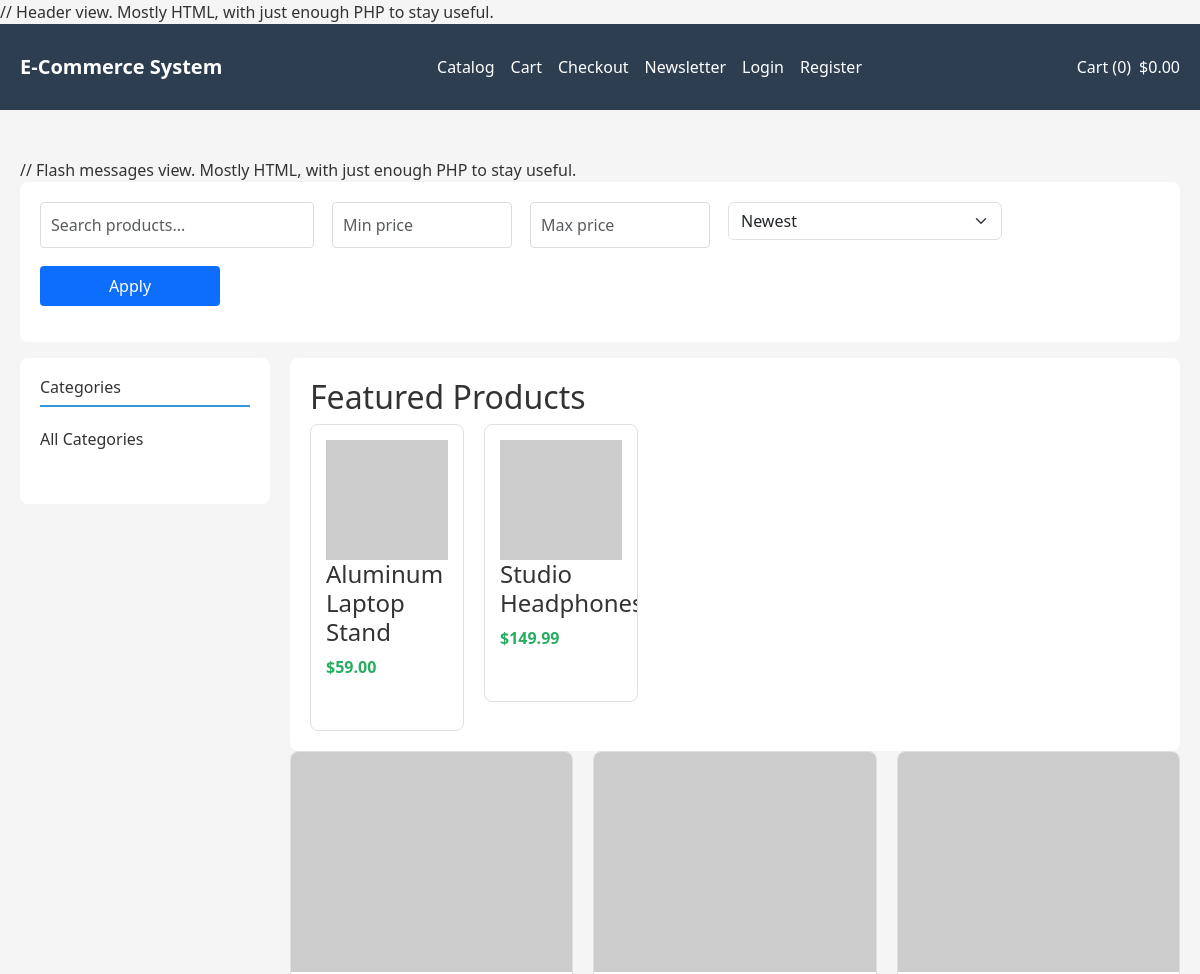
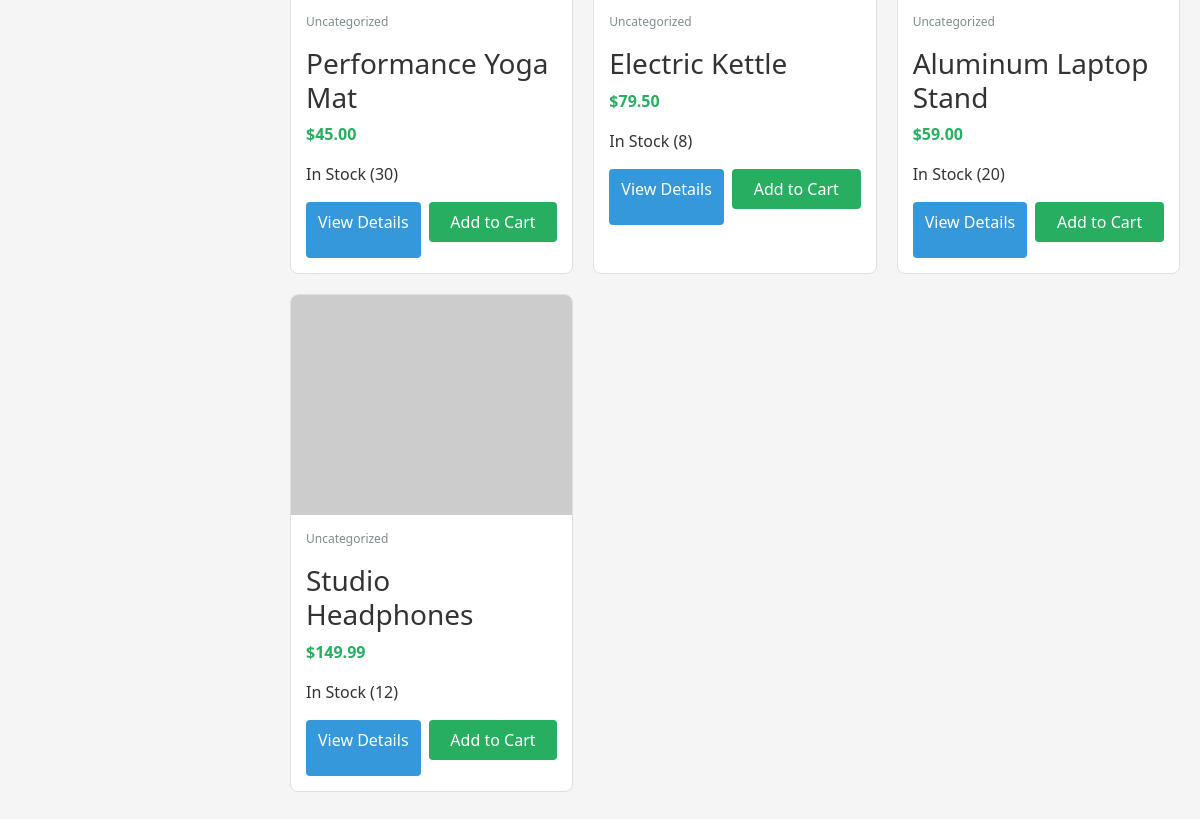
/e-commerce_system/public/products/catalog.php, run on the app's committed database (2 pictures, top to bottom).
### tables this page shows
CREATE TABLE IF NOT EXISTS products (
    product_id INT UNSIGNED AUTO_INCREMENT PRIMARY KEY,
    category_id INT UNSIGNED NULL,
    subcategory_id INT UNSIGNED NULL,
    sku VARCHAR(80) NOT NULL UNIQUE,
    product_name VARCHAR(190) NOT NULL,
    slug VARCHAR(190) NOT NULL UNIQUE,
    description TEXT NULL,
    price DECIMAL(10, 2) NOT NULL,
    compare_at_price DECIMAL(10, 2) NULL,
    stock_quantity INT NOT NULL DEFAULT 0,
    low_stock_threshold INT NOT NULL DEFAULT 5,
    image_url VARCHAR(255) NULL,
    featured TINYINT(1) NOT NULL DEFAULT 0,
    is_active TINYINT(1) NOT NULL DEFAULT 1,
    created_at TIMESTAMP DEFAULT CURRENT_TIMESTAMP,
    updated_at TIMESTAMP DEFAULT CURRENT_TIMESTAMP ON UPDATE CURRENT_TIMESTAMP,
    CONSTRAINT fk_products_category FOREIGN KEY (category_id) REFERENCES categories(category_id) ON DELETE SET NULL,
    CONSTRAINT fk_products_subcategory FOREIGN KEY (subcategory_id) REFERENCES subcategories(subcategory_id) ON DELETE SET NULL,
    INDEX idx_products_name (product_name),
    INDEX idx_products_sku (sku),
    INDEX idx_products_price (price),
    FULLTEXT INDEX ft_products_search (product_name, description, sku)
);

### e-commerce_system/public/products/catalog.php (called while the page is built, shortened)
<?php
require dirname(__DIR__, 2) . '/includes/bootstrap.php';
extract($productController->catalog(), EXTR_SKIP);
		?>
		<?php
require $rootPath . '/templates/products/catalog.php';

### e-commerce_system/includes/helpers.php (called while the page is built, shortened)
<?php
function app_config(string $key, mixed $default = null): mixed
{
    return $GLOBALS['app_config'][$key] ?? $default;
}
function base_url(string $path = ''): string
{
    $baseUrl = rtrim((string) app_config('base_url', ''), '/');
    $suffix = ltrim($path, '/');
    return $suffix === '' ? $baseUrl : $baseUrl . '/' . $suffix;
}
function e(?string $value): string
{
    return htmlspecialchars((string) $value, ENT_QUOTES, 'UTF-8');
}
function money(float $amount): string
{
    return (string) app_config('currency_symbol', '$') . number_format($amount, 2);
}

### e-commerce_system/models/Product.php (called while the page is built, shortened)
<?php
final class Product
{
    public function getCatalogData(array $filters, int $page, int $itemsPerPage): array
    {
        $page = max(1, $page);
        $offset = ($page - 1) * $itemsPerPage;
        $filters = array_merge([
            'category' => '',
            'subcategory' => '',
            'search' => '',
            'min_price' => '',
            'max_price' => '',
            'sort' => 'newest',
        ], $filters);
        $cacheKey = 'catalog_' . md5(json_encode([$filters, $page, $itemsPerPage]));
        $cached = $_SESSION['catalog_cache'][$cacheKey] ?? null;
        $conditions = [];
        $types = '';
        $params = [];
        $conditions[] = 'p.is_active = 1';
        $whereClause = ' WHERE ' . implode(' AND ', $conditions);
        $joins = ' FROM products p LEFT JOIN categories c ON p.category_id = c.category_id LEFT JOIN subcategories sc ON p.subcategory_id = sc.subcategory_id';
        $sortSql = match ((string) $filters['sort']) {
            'price_asc' => 'p.price ASC',
            'price_desc' => 'p.price DESC',
            'popularity' => 'popularity_score DESC, p.product_id DESC',
            default => 'p.product_id DESC',
        };
        $countStatement = $this->connection->prepare('SELECT COUNT(*) AS total' . $joins . $whereClause);
        $countStatement->execute();
        $countResult = $countStatement->get_result();
        $totalProducts = (int) ($countResult->fetch_assoc()['total'] ?? 0);
        $featuredStatement = $this->connection->prepare('SELECT p.*, c.category_name FROM products p LEFT JOIN categories c ON p.category_id = c.category_id WHERE p.featured = 1 AND p.is_active = 1 ORDER BY p.product_id DESC LIMIT 5');
        $featuredStatement->execute();
        $featuredProducts = $featuredStatement->get_result()->fetch_all(MYSQLI_ASSOC);
        $categoriesStatement = $this->connection->prepare('SELECT DISTINCT c.category_id, c.category_name FROM categories c JOIN products p ON c.category_id = p.category_id WHERE p.is_active = 1 ORDER BY c.category_name');
        $categoriesStatement->execute();
        $categories = $categoriesStatement->get_result()->fetch_all(MYSQLI_ASSOC);
        $productQuery = 'SELECT p.*, c.category_name, sc.subcategory_name, COALESCE((SELECT SUM(oi.quantity) FROM order_items oi WHERE oi.product_id = p.product_id), 0) AS popularity_score' . $joins . $whereClause . ' ORDER BY ' . $sortSql . ' LIMIT ? OFFSET ?';
        $productStatement = $this->connection->prepare($productQuery);
        $productTypes = $types . 'ii';
        $productParams = [...$params, $itemsPerPage, $offset];
        $productStatement->bind_param($productTypes, ...$productParams);
        $productStatement->execute();
        $products = $productStatement->get_result()->fetch_all(MYSQLI_ASSOC);
        $payload = [
            'filters' => $filters,
            'products' => $products,
            'featuredProducts' => $featuredProducts,
            'categories' => $categories,
            'currentPage' => $page,
            'itemsPerPage' => $itemsPerPage,
            'totalProducts' => $totalProducts,
            'totalPages' => (int) ceil($totalProducts / $itemsPerPage),
        ];
        return $payload;
    }
}

### e-commerce_system/controllers/ProductController.php (called while the page is built, shortened)
<?php
final class ProductController
{
    public function catalog(): array
    {
        $filters = $this->searchController->filters($_GET);
        $page = max(1, (int) ($_GET['page'] ?? 1));
        $catalog = $this->productModel->getCatalogData($filters, $page, 12);
        $catalog['cartSummary'] = $this->cartService->getDetailedCart();
        return $catalog;
    }
}

### e-commerce_system/services/SearchService.php (called while the page is built, shortened)
<?php
final class SearchService
{
    public function normalize(array $input): array
    {
        return [
            'category' => trim((string) ($input['category'] ?? '')),
            'subcategory' => trim((string) ($input['subcategory'] ?? '')),
            'search' => trim((string) ($input['search'] ?? '')),
            'min_price' => trim((string) ($input['min_price'] ?? '')),
            'max_price' => trim((string) ($input['max_price'] ?? '')),
            'sort' => in_array((string) ($input['sort'] ?? 'newest'), ['newest', 'price_asc', 'price_desc', 'popularity'], true)
                ? (string) $input['sort']
                : 'newest',
        ];
    }
}

### e-commerce_system/controllers/SearchController.php (called while the page is built, shortened)
<?php
final class SearchController
{
	public function filters(array $input): array
	{
		return $this->searchService->normalize($input);
	}
}

### e-commerce_system/templates/products/catalog.php (the view, shortened to what this page needs)
<?php
require $rootPath . '/templates/partials/header.php';
?>
<section class="search-bar mb-3">
    <form method="GET" id="catalogFilterForm" action="<?= e(base_url('products/catalog.php')); ?>" class="row g-2">
        <div class="col-md-3"><input class="form-control" type="text" name="search" placeholder="Search products..." value="<?= e($filters['search']); ?>"></div>
        <div class="col-md-2"><input class="form-control" type="number" step="0.01" min="0" name="min_price" placeholder="Min price" value="<?= e($filters['min_price'] ?? ''); ?>"></div>
        <div class="col-md-2"><input class="form-control" type="number" step="0.01" min="0" name="max_price" placeholder="Max price" value="<?= e($filters['max_price'] ?? ''); ?>"></div>
        <div class="col-md-3">
            <select class="form-select" name="sort">
                <option value="newest" <?= ($filters['sort'] ?? 'newest') === 'newest' ? 'selected' : ''; ?>>Newest</option>
            </select>
        </div>
        <div class="col-md-2"><button class="btn btn-primary w-100" type="submit">Apply</button></div>
    </form>
</section>
<div class="catalog-wrapper">
    <aside class="sidebar">
        <div class="sidebar-section">
            <h3>Categories</h3>
            <div class="category-item"><a href="<?= e(base_url('products/catalog.php')); ?>">All Categories</a></div>
        </div>
    </aside>
    <section class="main-content" id="catalogResults">
        <?php if ($featuredProducts !== []): ?>
            <section class="featured-section">
                <h2>Featured Products</h2>
                <div class="featured-products">
                    <?php foreach ($featuredProducts as $featuredProduct): ?>
                        <a class="featured-link" href="<?= e(base_url('products/show.php?id=' . (int) $featuredProduct['product_id'])); ?>">
                            <article class="featured-card">
                                <img src="<?= e($featuredProduct['image_url'] ?? 'https://via.placeholder.com/240x180?text=Product'); ?>" alt="<?= e($featuredProduct['product_name']); ?>">
                                <h4><?= e(mb_strimwidth((string) $featuredProduct['product_name'], 0, 25, '...')); ?></h4>
                                <p class="price"><?= e(money((float) $featuredProduct['price'])); ?></p>
                                <span class="badge">Featured</span>
                            </article>
                        </a>
                    <?php endforeach; ?>
                </div>
            </section>
        <?php endif; ?>
        <?php if ($products !== []): ?>
            <div class="products-grid">
                <?php foreach ($products as $product): ?>
                    <article class="product-card">
                        <img src="<?= e($product['image_url'] ?? 'https://via.placeholder.com/320x220?text=Product'); ?>" alt="<?= e($product['product_name']); ?>" class="product-image">
                        <div class="product-info">
                            <p class="product-category"><?= e($product['category_name'] ?? 'Uncategorized'); ?></p>
                            <h3><?= e($product['product_name']); ?></h3>
                            <p class="product-price"><?= e(money((float) $product['price'])); ?></p>
                            <p class="product-stock">
                                <?php if ((int) $product['stock_quantity'] > 0): ?>
                                    <span class="stock-in">In Stock (<?= (int) $product['stock_quantity']; ?>)</span>
                                <?php else: ?>
                                    <span class="stock-out">Out of Stock</span>
                                <?php endif; ?>
                            </p>
                            <div class="product-actions">
                                <a href="<?= e(base_url('products/show.php?id=' . (int) $product['product_id'])); ?>" class="btn btn-view">View Details</a>
                                <form method="POST" action="<?= e(base_url('cart/add.php')); ?>">
                                    <button class="btn btn-cart" type="submit" <?= (int) $product['stock_quantity'] > 0 ? '' : 'disabled'; ?>>Add to Cart</button>
                                </form>
                            </div>
                        </div>
                    </article>
                <?php endforeach; ?>
            </div>
        <?php else: ?>
            <section class="no-products">
                <p>No products found. Try adjusting your search or filters.</p>
            </section>
        <?php endif; ?>
    </section>
</div>
<?php require $rootPath . '/templates/partials/footer.php'; ?>

### data on the page
products: product_name "Aluminum Laptop Stand", price "$59.00", category_name "Uncategorized", stock_quantity "20"
products: product_name "Studio…", price "$149.99", category_name "Uncategorized", product_name "Studio Headphones", stock_quantity "12"
products: category_name "Uncategorized", product_name "Performance Yoga Mat", price "$45.00", stock_quantity "30"
products: category_name "Uncategorized", product_name "Electric Kettle", price "$79.50", stock_quantity "8"

### other printed values
$cartSummary['item_count'] "0"
money((float) ($cartSummary['subtotal'] ?? 0.0)) "$0.00"
